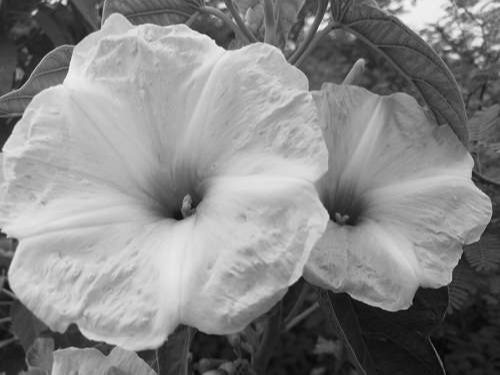
#> input picture gray_img.jpg, 500 x 375 px
$ jupyter execute --allow-errors practice_codes.ipynb
#> lines starting #> are read from the running program, lines starting #| are printed output that depends on the picture
<a href="https://colab.research.google.com/github/Jasleen8801/Computational-Statistics/blob/main/practice_codes.ipynb" target="_parent"></a>

### Datasets used in this program:

1. **Salary_Data.csv** - for SLR
2. **50_Startups.csv** - for MLR
3. **gray_img.jpg** - for Noise Matrix
4. **kmeans.xlsx** - for kmeans clustering

# Simple Linear Regression - Manually with simple dataset

[cell 1]
# Imports
import numpy as np
import pandas as pd
import matplotlib.pyplot as plt

# User defined functions
def mean(a):
    '''Returns mean of the given values'''
    return (sum(a)/len(a))

def slope_intercept(x,y):
    '''Returns the model parameters - slope and intercept'''
    x_mean = mean(x)
    y_mean = mean(y)
    slope = (sum((x-x_mean) * (y-y_mean))) / (sum((x - x_mean)**2))
    intercept = y_mean - x_mean * slope
    return slope,intercept

def predict(x,y):
    '''Returns the value of predicted y'''
    b = slope_intercept(x,y)
    y_pred = b[1] + b[0]*x
    return y_pred

def plot(x,y):
    '''Returns the scatter plot for given data'''
    plt.scatter(x,y,color='red')
    y_pred = predict(x,y)
    plt.plot(x,y_pred,color='blue')
    plt.title("Simple Linear Regression")
    plt.xlabel("X-values")
    plt.ylabel("Y-values")
    plt.show()
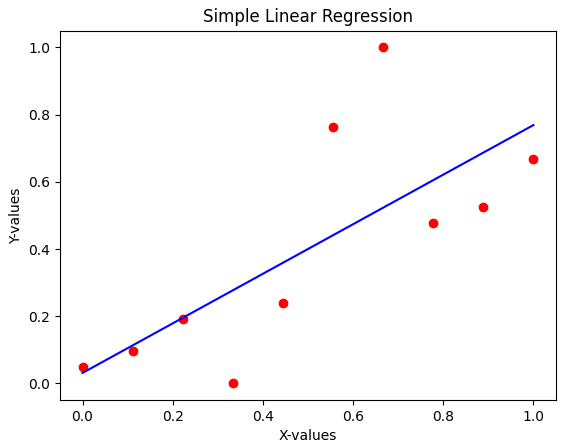
#> figure drawn by matplotlib, 1 panel; curve peaks at x = 1, y = 0.769

# Value inputs
X = np.array([0,1,2,3,4,5,6,7,8,9])
y = np.array([3,4,6,2,7,18,23,12,13,16])

# Data Preprocessing - Min-max Normalization
X = (X - X.min()) / (X.max() - X.min())
y = (y - y.min()) / (y.max() - y.min())

# Fitting in the model
slope1,intercept1 = slope_intercept(X,y)
print(f'''The slope is {slope1}
The intercept is {intercept1}
The plot is as follows: \n''')

plot(X,y)

# Simple Linear Regression - Manually with kaggle dataset

[cell 2]
# Imports
import numpy as np
import pandas as pd
import matplotlib.pyplot as plt

# User defined functions
def mean(a):
    '''Returns mean of the given values'''
    return (sum(a)/len(a))

def slope_intercept(x,y):
    '''Returns the model parameters - slope and intercept'''
    x_mean = mean(x)
    y_mean = mean(y)
    slope = (sum((x-x_mean) * (y-y_mean))) / (sum((x - x_mean)**2))
    intercept = y_mean - x_mean * slope
    return slope,intercept

def predict(x,y):
    '''Returns the value of predicted y'''
    b = slope_intercept(x,y)
    y_pred = b[1] + b[0]*x
    return y_pred

# [9 lines left out: function plot, not called in this run]

# Value inputs
#> (the rest of this cell did not finish here and is left out)

# Simple Linear Regression - Inbuilt Module with simple dataset

[cell 3]
# Imports
from sklearn.linear_model import LinearRegression
import pandas as pd

# User defined functions

def plot(x,y):
    '''Returns the scatter plot for given data'''
    plt.scatter(x,y,color='red')
    y_pred = predict(x,y)
    plt.plot(x,y_pred,color='blue')
    plt.title("Simple Linear Regression")
    plt.xlabel("X-values")
    plt.ylabel("Y-values")
    plt.show()

# Value inputs
X = np.array([0,1,2,3,4,5,6,7,8,9])
y = np.array([3,4,6,2,7,18,23,12,13,16])

# Data Preprocessing - Min-max Normalization
X = (X - X.min()) / (X.max() - X.min())
y = (y - y.min()) / (y.max() - y.min())

# Fitting in the model
model = LinearRegression()
model.fit(X.reshape(-1,1),y)
print(f'''The slope is {model.coef_}
The intercept is {model.intercept_}
The plot is as follows:''')

plot(X,y)

# Simple Linear Regression - Inbuilt Module with kaggle dataset

[cell 4]
# Simple Linear Regression

# Imports
from sklearn.linear_model import LinearRegression
import pandas as pd

# User defined functions
# [9 lines left out: function plot, not called in this run]

# Value inputs
#> (the rest of this cell did not finish here and is left out)

# Model Parameters - VIF - For simple dataset

[cell 5]
# Imports
import numpy as np
import pandas as pd
import matplotlib.pyplot as plt

# User defined functions
def mean(a):
    '''Returns mean to the given values'''
    return(sum(a)/len(a))

def slope_intercept(x,y):
    '''Returns the model parameters - slope and intercept'''
    x_mean = mean(x)
    y_mean = mean(y)
    slope = (sum((x-x_mean) * (y-y_mean))) / (sum((x - x_mean)**2))
    intercept = y_mean - x_mean * slope
    return slope,intercept

def predict(x,y):
    '''Returns the value of predicted y'''
    b = slope_intercept(x,y)
    y_pred = b[1] + b[0]*x
    return y_pred

def SST(y):
    '''Returns the value of SST = (y - y_mean)^2 '''
    y_mean = mean(y)
    SST_val = sum((y - y_mean)**2)
    return SST_val

def SSE(x,y):
    '''Returns the value of SSE = (y_pred - y)^2 '''
    y_pred = predict(x,y)
    SSE_val = sum((y_pred - y)**2)
    return SSE_val

def SSR(x,y):
    '''Returns the value of SSR = (y_pred - y_mean)^2 '''
    y_pred = predict(x,y)
    y_mean = mean(y)
    SSR_val = sum((y_pred - y_mean)**2)
    return SSR_val

def R(x,y):
    '''Returns the value of coefficent of determination'''
    SSR_val = SSR(x,y)
    SST_val = SST(y)
    r_val = 1 - (SSR_val / SST_val)
    return r_val

def VIF(x,y):
    '''Returns the VIF value'''
    r = R(x,y)
    VIF_val = 1 / (1 - r)
    return VIF_val

# Value inputs
X = np.array([0,1,2,3,4,5,6,7,8,9])
y = np.array([3,4,6,2,7,18,23,12,13,16])

# Data Preprocessing - Min-max Normalization
X = (X - X.min()) / (X.max() - X.min())
y = (y - y.min()) / (y.max() - y.min())

# Output
print(f'''MODEL PARAMETERS
        1. SSR = {SSR(X,y)}
        2. SST = {SST(y)}
        3. SSE = {SSE(X,y)}''')
print(f'The value of coefficient of determination = {R(X,y)}')
print(f'The value of VIF is {VIF(X,y)}')

# Model Parameters - VIF - For kaggle dataset

[cell 6]
# Imports
import numpy as np
import pandas as pd
import matplotlib.pyplot as plt

# User defined functions
def mean(a):
    '''Returns mean to the given values'''
    return(sum(a)/len(a))

# [45 lines left out: functions slope_intercept, predict, SST, SSE, SSR, R and 1 more, not called in this run]

# Value inputs
#> (the rest of this cell did not finish here and is left out)

# Multiple Linear Regression - Manually for kaggle dataset

[cell 7]
# Imports
import numpy as np
import pandas as pd
import matplotlib.pyplot as plt

# User defined functions
def mean(a):
    '''Returns mean of given values'''
    return (sum(a)/len(a))

# [13 lines left out: function slope_intercept, not called in this run]

# Value inputs
#> (the rest of this cell did not finish here and is left out)

# Multiple Linear Regression - Inbuilt module for kaggle dataset

[cell 8]
# Imports
from sklearn.linear_model import LinearRegression

# Value inputs
#> (the rest of this cell did not finish here and is left out)

# Multiple Linear Regression - Normal Equation for kaggle dataset

[cell 9]
# Imports
import numpy as np
import pandas as pd
import matplotlib.pyplot as plt

# User defined function
# [7 lines left out: function fit, not called in this run]

# Value inputs
#> (the rest of this cell did not finish here and is left out)

# Confusion Matrix

[cell 10]
# Imports
import numpy as np

# User defined Functions
def compute_conmat(actual, predicted):
    '''Returns the confusion matrix'''
    classes = np.unique(actual)
    conmat = np.zeros((len(classes),len(classes)))
    for i in range(len(classes)):
        for j in range(len(classes)):
            conmat[i,j] = np.sum((actual == classes[i]) & (predicted == classes[j]))
    return conmat

def totalSum(mat):
    '''Returns total sum of elements in a confusion matrix'''
    tot_sum = 0
    for i in range(0, len(mat)):
        for j in range(0, len(mat)):
            tot_sum += mat[i][j]
    return tot_sum

def params(mat, n):
    '''Returns parameters - accuracy, recall, precision and f1-score for multi class system'''
    params = []
    col_sum = [sum([row[i] for row in mat]) for i in range(0, len(mat[0]))]
    row_sum = [sum(mat[i]) for i in range(len(mat))]
    tp = mat[n][n]
    fp = row_sum[n] - tp
    fn = col_sum[n] - tp
    tn = totalSum(mat) - fp - fn - tp
    accuracy = (tp + tn) / totalSum(mat)
    params.append(accuracy)
    precision = tp / (tp + fp)
    params.append(precision)
    recall = tp / (tp + fn)
    params.append(recall)
    f1_score = (2 * precision * recall) / (precision + recall)
    params.append(f1_score)
    return params

# Value inputs
actual = [1, 3, 3, 2, 5, 5, 3, 2, 1, 4, 3, 2, 1, 1, 2]
predicted = [1, 2, 3, 4, 2, 3, 3, 2, 1, 2, 3, 1, 5, 1, 1]

# Output
cm = compute_conmat(actual, predicted)

for i in range(len(cm)):
  print(f"For the class {i+1}, the values are as follows: ")
  print(f"Accuracy: {params(cm,i)[0]}")
  print(f"Precision: {params(cm,i)[1]}")
  print(f"Recall: {params(cm,i)[2]}")
  print(f"F1-Score: {params(cm,i)[3]}")
  print("*********************")

# Noise Matrix

[cell 11]
# Imports
import numpy as np
import matplotlib.image as mpimg

# User defined Functions
def rgb2gray(image):
    '''Returns a gray image from an rgb image'''
    R,G,B = image[:,:,0], image[:,:,1], image[:,:,2]
    imgGray = 0.2989*R + 0.5870*G + 0.1140*B
    return imgGray

def addNoise(image):
    '''Returns the data of an image with added noise'''
    var = int(input("Enter the variance (for normal distribution) you want to add to the image? "))
    img_gray = rgb2gray(image)
    noise = np.random.normal(0, var, img_gray.shape)
    new_data = noise + img_gray
    return new_data

def displayImage(data):
    plt.imshow(data, cmap='gray')

# Value inputs
image = mpimg.imread('gray_img.jpg')
#> image is the input picture: shape (375, 500, 4) float32; mean R, G, B, A 0.529, 0.529, 0.529, 1

# Solution
print("\nThe image after adding the noise is: \n")
displayImage(addNoise(image))
#> the answer given: 3
#> in addNoise, `new_data = noise + img_gray`:
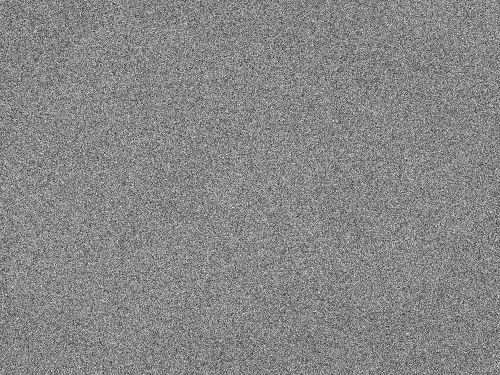
#> new_data: shape (375, 500) float64; min -14.01, max 13.43, mean 0.542; drawn with min black and max white

# Gradient Descent - Simple Linear Regression with simple dataset

[cell 12]
# Imports
import numpy as np

# User defined Functions
def mean_squared_error(y,y_pred):
    '''Returns the cost'''
    cost = np.sum((y-y_pred)**2)/len(y)
    return cost

def gradientDescent(x, y, iters=1000, learning_rate=0.001, epsilon=0.1):
    '''Applying the Gradient Descent Algorithming the hyameters'''
#> called with x = array of shape (8,), y = array of shape (8,), iters = 2000, learning_rate = 0.001, epsilon = 0.1
    curr_weight = 0
    curr_bias = 0
    iters = iters
    learning_rate = learning_rate
    n = float(len(x))

    costs = []
    weights = []
    previous_cost = None

    for i in range(iters):
        y_pred = (curr_weight * x) + curr_bias
        curr_cost = mean_squared_error(y,y_pred)

        # If change in cost <= stopping_threshold, then we stop the algorithm
        if previous_cost and abs(previous_cost-curr_cost) <= epsilon:
            break

        previous_cost = curr_cost

        costs.append(curr_cost)
        weights.append(curr_weight)

        weight_derivative = -(2/n) * sum(x * (y - y_pred))
        bias_derivative = -(2/n) * sum(y - y_pred)

        curr_weight = curr_weight - (learning_rate * weight_derivative)
        curr_bias = curr_bias - (learning_rate * bias_derivative)

        print(f"Iteration {i+1}: Cost = {curr_cost}, Weight = {curr_weight}, Bias = {curr_bias}")

    plt.figure(figsize = (8,6))
    plt.plot(weights, costs)
    plt.scatter(weights, costs, marker='o', color='red')
    plt.title("Cost vs Weights")
    plt.ylabel("Cost")
    plt.xlabel("Weight")
    plt.show()
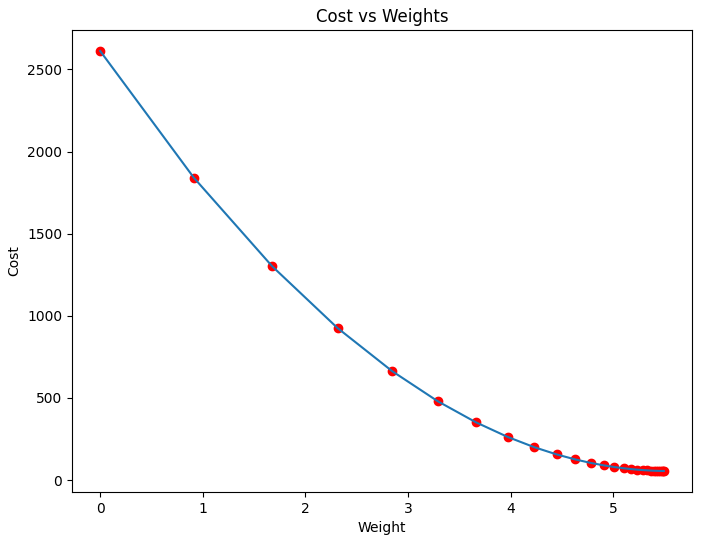
#> figure drawn by matplotlib, 1 panel; curve peaks at x = 0, y = 2612.1

    return curr_weight, curr_bias

# Value inputs
X = np.array([2,3,5,13,8,16,11,2])
Y = np.array([15,28,42,64,50,90,58,8])

# Solution
estimated_weight, estimated_bias = gradientDescent(X, Y, iters=2000)
print(f"Estimated Weight: {estimated_weight}\nEstimated Bias: {estimated_bias}")
